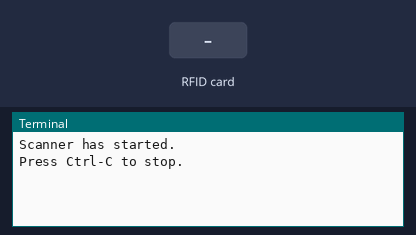
A program run on a simulated Raspberry Pi (header pin numbers). Shown: the last lines printed to the terminal. The inputs (shaded band) are chosen by the test bench.

Above: at 1.2 s.
1.3 s: RFID card 5E 7A 19 C4 held to the reader
At 1.8 s:
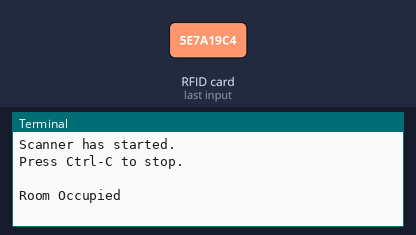
At 3.0 s:
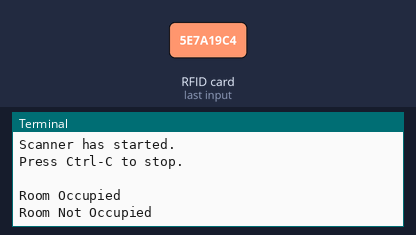

The program:

Basic.py
```python
# (licence header left out)
import requests
import RPi.GPIO as GPIO
import MFRC522
import signal

continue_reading = True

current_status = False

# Capture SIGINT for cleanup when the script is aborted
def end_read(signal,frame):
    global continue_reading
    print "\nStopping scanner."
    continue_reading = False
    GPIO.cleanup()

# Send data to endpoint that the card is detected
def card_detected():
    print "Room Occupied"

# Send data to endpoint that the card is removed
def card_removed():
    print "Room Not Occupied"

# Function to check the card status for changes
def check_card_status(new_status):
    global current_status

    if current_status != new_status:
  	if new_status:
	    card_detected()
	else:
	    card_removed()

    current_status = new_status


# Hook the SIGINT
signal.signal(signal.SIGINT, end_read)

# Create an object of the class MFRC522
MIFAREReader = MFRC522.MFRC522()

# Welcome message
print "Scanner has started."
print "Press Ctrl-C to stop.\n"

# This loop keeps checking for chips. If one is near it will get the UID and authenticate
while continue_reading:

    # Scan for cards
    (status,_) = MIFAREReader.MFRC522_Request(MIFAREReader.PICC_REQIDL)
    (statusTwo,_) = MIFAREReader.MFRC522_Request(MIFAREReader.PICC_REQIDL)

    # Define a new status
    new_status = False

    # If a card is found
    new_status = status == MIFAREReader.MI_OK or statusTwo == MIFAREReader.MI_OK

    check_card_status(new_status)
```

Measured:
- after the input at 1.3 s, the terminal: prints a new line at once (image 1)
